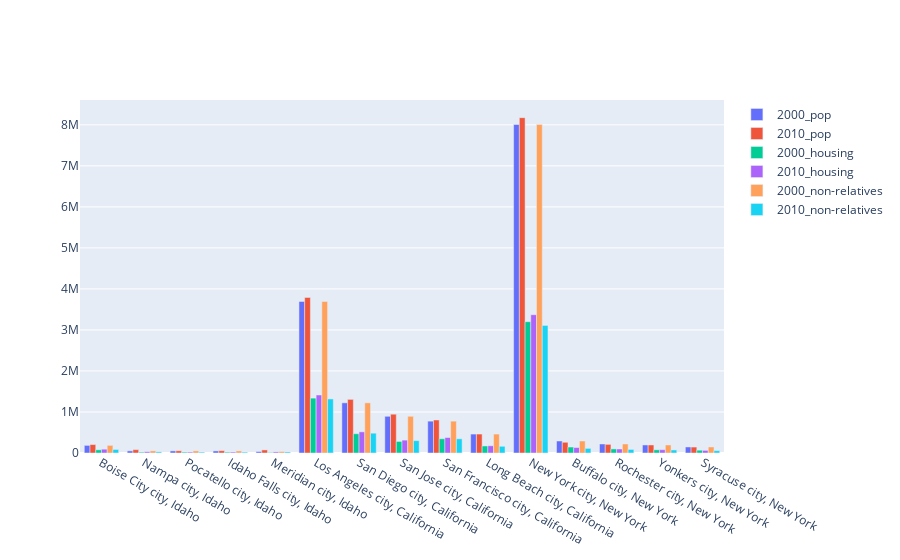

The notebook cell this image was saved under:
### Code cell
fig = go.Figure(data=[
    go.Bar(name='2000_pop', x=three_state_df['City_Name'], y=three_state_df['Total_Population_2000']),
    go.Bar(name='2010_pop', x=three_state_df['City_Name'], y=three_state_df['Total_Population_2010']),
    go.Bar(name='2000_housing', x=three_state_df['City_Name'], y=three_state_df['Total_Housing_2000']),
    go.Bar(name='2010_housing', x=three_state_df['City_Name'], y=three_state_df['Total_Housing_2010']),
    go.Bar(name='2000_non-relatives', x=three_state_df['City_Name'], y=three_state_df['Presence_of_Non-Relatives_2000']),
    go.Bar(name='2010_non-relatives', x=three_state_df['City_Name'], y=three_state_df['Presence_of_Non-Relatives_2010']),
])
fig.update_layout(barmode='group')
fig.show()

### Figure 1 — Plotly figure (JSON) as saved in the notebook; plotly's stock layout.template omitted (floating-point values rounded to 4 significant figures)
{"data": [{"name": "2000_pop", "type": "bar", "x": ["Boise City city, Idaho", "Nampa city, Idaho", "Pocatello city, Idaho", "Idaho Falls city, Idaho", "Meridian city, Idaho", "Los Angeles city, California", "San Diego city, California", "San Jose city, California", "San Francisco city, California", "Long Beach city, California", "New York city, New York", "Buffalo city, New York", "Rochester city, New York", "Yonkers city, New York", "Syracuse city, New York"], "y": [185787, 51867, 51466, 50730, 34919, 3694820, 1223400, 894943, 776733, 461522, 8008278, 292648, 219773, 196086, 147306]}, {"name": "2010_pop", "type": "bar", "x": ["Boise City city, Idaho", "Nampa city, Idaho", "Pocatello city, Idaho", "Idaho Falls city, Idaho", "Meridian city, Idaho", "Los Angeles city, California", "San Diego city, California", "San Jose city, California", "San Francisco city, California", "Long Beach city, California", "New York city, New York", "Buffalo city, New York", "Rochester city, New York", "Yonkers city, New York", "Syracuse city, New York"], "y": [205671, 81557, 54255, 56813, 75092, 3792621, 1307402, 945942, 805235, 462257, 8175133, 261310, 210565, 195976, 145170]}, {"name": "2000_housing", "type": "bar", "x": ["Boise City city, Idaho", "Nampa city, Idaho", "Pocatello city, Idaho", "Idaho Falls city, Idaho", "Meridian city, Idaho", "Los Angeles city, California", "San Diego city, California", "San Jose city, California", "San Francisco city, California", "Long Beach city, California", "New York city, New York", "Buffalo city, New York", "Rochester city, New York", "Yonkers city, New York", "Syracuse city, New York"], "y": ["77850", "19379", "20627", "19771", "12293", "1337706", "469689", "281841", "346527", "171632", "3200912", "145574", "99789", "77589", "68192"]}, {"name": "2010_housing", "type": "bar", "x": ["Boise City city, Idaho", "Nampa city, Idaho", "Pocatello city, Idaho", "Idaho Falls city, Idaho", "Meridian city, Idaho", "Los Angeles city, California", "San Diego city, California", "San Jose city, California", "San Francisco city, California", "Long Beach city, California", "New York city, New York", "Buffalo city, New York", "Rochester city, New York", "Yonkers city, New York", "Syracuse city, New York"], "y": [92700, 30507, 22404, 22977, 26674, 1413995, 516033, 314038, 376942, 176032, 3371062, 133444, 97158, 80389, 64356]}, {"name": "2000_non-relatives", "type": "bar", "x": ["Boise City city, Idaho", "Nampa city, Idaho", "Pocatello city, Idaho", "Idaho Falls city, Idaho", "Meridian city, Idaho", "Los Angeles city, California", "San Diego city, California", "San Jose city, California", "San Francisco city, California", "Long Beach city, California", "New York city, New York", "Buffalo city, New York", "Rochester city, New York", "Yonkers city, New York", "Syracuse city, New York"], "y": ["185787", "51867", "51466", "50730", "34919", "3694820", "1223400", "894943", "776733", "461522", "8008278", "292648", "219773", "196086", "147306"]}, {"name": "2010_non-relatives", "type": "bar", "x": ["Boise City city, Idaho", "Nampa city, Idaho", "Pocatello city, Idaho", "Idaho Falls city, Idaho", "Meridian city, Idaho", "Los Angeles city, California", "San Diego city, California", "San Jose city, California", "San Francisco city, California", "Long Beach city, California", "New York city, New York", "Buffalo city, New York", "Rochester city, New York", "Yonkers city, New York", "Syracuse city, New York"], "y": [85704, 27729, 20832, 21203, 25302, 1318168, 483092, 301366, 345811, 163531, 3109784, 112536, 87027, 74550, 57355]}], "layout": {"barmode": "group"}}
